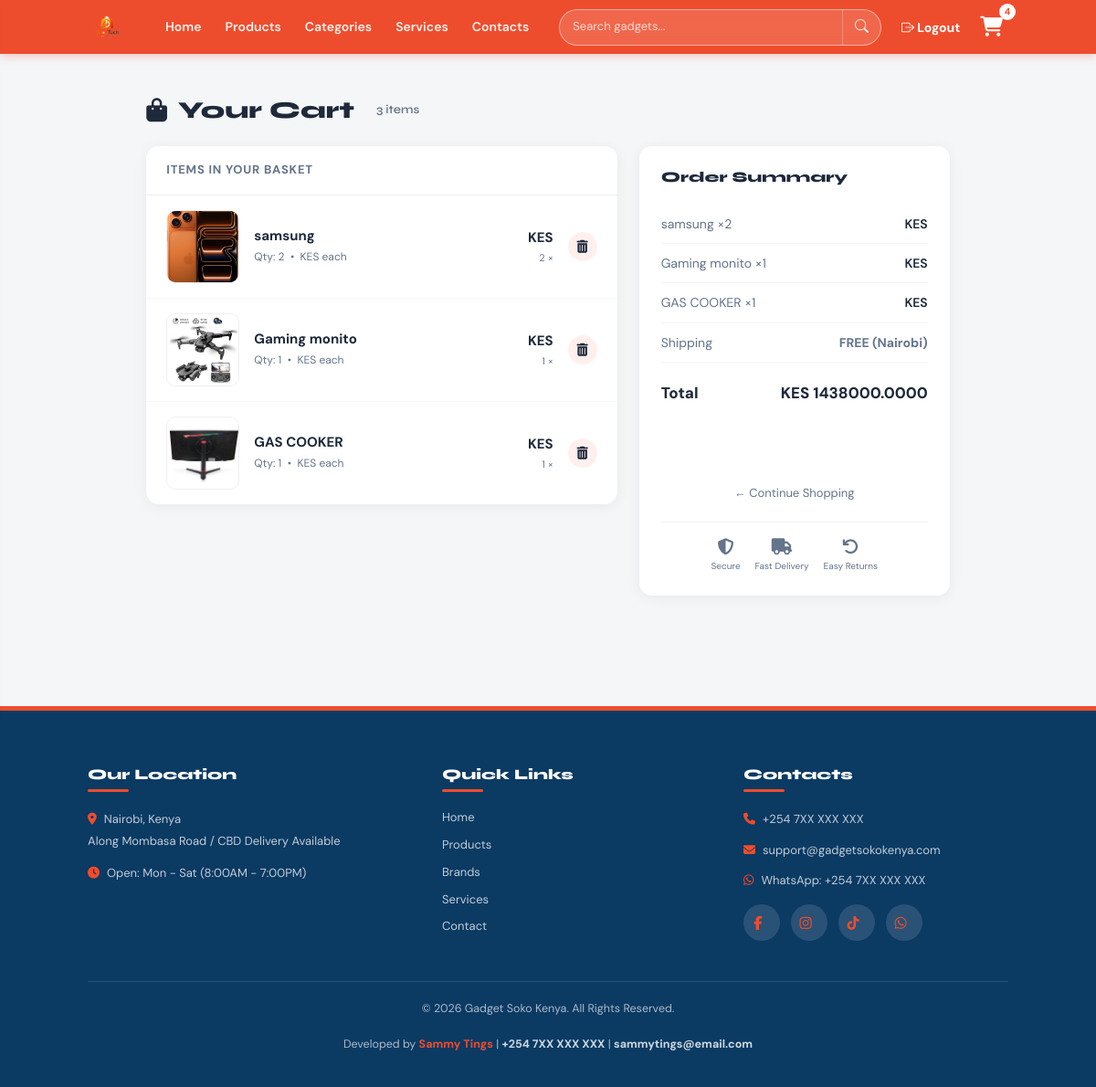
The page /cart/ (signed in) on the database its author committed.
### app/models.py (models this page shows, shortened)
class CartItem(models.Model):
    user = models.ForeignKey(User, on_delete=models.CASCADE, related_name="cart_items")
    product = models.ForeignKey(Product, on_delete=models.CASCADE)
    quantity = models.PositiveIntegerField(default=1)
    added_at = models.DateTimeField(default=now)
    session_id = models.CharField(max_length=100, null=True, blank=True)
    class Meta:
        unique_together = ('user', 'product')

class Product(models.Model):
    name = models.CharField(max_length=255)
    price = models.DecimalField(max_digits=10, decimal_places=2)
    discount = models.DecimalField(max_digits=4, decimal_places=2, default=0)
    shipping_fee = models.DecimalField(max_digits=10, decimal_places=2, default=0.00)
    stock = models.IntegerField()
    category = models.ForeignKey(Category, on_delete=models.CASCADE, related_name="products")
    brand = models.ForeignKey(Brand, on_delete=models.CASCADE, related_name='products', null=True, blank=True)
    image = models.ImageField(upload_to='products/', null=True, blank=True)
    specifications = models.TextField(blank=True)
    views = models.IntegerField(default=0)
    created_at = models.DateTimeField(auto_now_add=True)
    updated_at = models.DateTimeField(auto_now=True)
    discount_duration_hours = models.PositiveIntegerField(default=0)
    discount_start_time = models.DateTimeField(null=True, blank=True)
    @property
    def is_on_sale(self):
        if self.discount > 0 and self.discount_start_time and self.discount_duration_hours > 0:
            expiry_time = self.discount_start_time + timedelta(hours=self.discount_duration_hours)
            return timezone.now() < expiry_time
        return False
    @property
    def discounted_price(self):
        if self.is_on_sale and self.discount > 0:
            return self.price * (1 - self.discount / 100)
        return self.price
    @property
    def final_price(self):
        return self.discounted_price

class ProductImage(models.Model):
    product = models.ForeignKey(Product, on_delete=models.CASCADE, related_name='images')
    image = models.ImageField(upload_to='products/')
    views = models.IntegerField(default=0)
    class Meta:
        ordering = ['id']

### app/views.py (the view, shortened to what this page needs)
# urls.py: path('cart/', views.view_cart, name='view_cart'),
@login_required
@login_required
def view_cart(request):
    cart_items = CartItem.objects.filter(user=request.user).select_related('product')
    total = sum(item.quantity * item.product.final_price for item in cart_items)
    cart_count = sum(item.quantity for item in cart_items)
    return render(request, 'cart.html', {
        'cart_items': cart_items,
        'total': total,
        'cart_count': cart_count
    })

### app/context_processors.py (called while the page is built)
def cart_count(request):
    count = 0
    if request.user.is_authenticated:
        result = CartItem.objects.filter(user=request.user).aggregate(
            total=Sum('quantity')
        )
        count = result['total'] or 0
    return {'cart_count': count}

### app/templates/cart.html (shortened to what this page needs)
{% extends 'base_site.html' %}
{% load static %}
{% block content %}
<div class="cart-page">
    <h1 class="cart-heading">
        <i class="fas fa-shopping-bag"></i>
        Your Cart
        {% if cart_items %}
            <span class="cart-count-pill">{{ cart_items|length }} item{{ cart_items|length|pluralize }}</span>
        {% endif %}
    </h1>
    {% if cart_items %}
    <div class="cart-layout">
        <div>
            <div class="cart-card">
                <div class="cart-card-header">Items in your basket</div>
                {% for item in cart_items %}
                <div class="cart-row">
                    {% if item.product.images.first %}
                        <img src="{{ item.product.images.first.image.url }}" alt="{{ item.product.name }}">
                    {% else %}
                        <img src="{% static 'images/default.png' %}" alt="No image">
                    {% endif %}
                    <div>
                        <div class="cart-product-name">{{ item.product.name }}</div>
                        <div class="cart-product-sub">Qty: {{ item.quantity }} &nbsp;&bull;&nbsp; KES {{ item.price }} each</div>
                    </div>
                    <div class="cart-price">
                        KES {{ item.get_total }}
                        <small>{{ item.quantity }} &times; {{ item.price }}</small>
                    </div>
                    <a href="{% url 'remove_from_cart' item.id %}" class="remove-btn" title="Remove item">
                        <i class="fas fa-trash-alt"></i>
                    </a>
                </div>
                {% endfor %}
            </div>
        </div>
        <div class="summary-card">
            <h3>Order Summary</h3>
            {% for item in cart_items %}
            <div class="summary-line">
                <span>{{ item.product.name|truncatewords:3 }} &times;{{ item.quantity }}</span>
                <span>KES {{ item.get_total }}</span>
            </div>
            {% endfor %}
            <div class="summary-line">
                <span>Shipping</span>
                <span style="color:var(--brand-green); font-weight:700;">FREE (Nairobi)</span>
            </div>
            <div class="summary-total">
                <span>Total</span>
                <span>KES {{ total }}</span>
            </div>
            <a href="{% url 'check' %}" class="checkout-link">
                <i class="fas fa-lock"></i> Secure Checkout
            </a>
            <a href="{% url 'products' %}" class="continue-link">← Continue Shopping</a>
            <div class="trust-badges">
                <div class="trust-badge">
                    <i class="fas fa-shield-alt"></i>
                    <span>Secure</span>
                </div>
                <div class="trust-badge">
                    <i class="fas fa-truck"></i>
                    <span>Fast Delivery</span>
                </div>
                <div class="trust-badge">
                    <i class="fas fa-undo"></i>
                    <span>Easy Returns</span>
                </div>
            </div>
        </div>
    </div>
    {% endif %}
</div>
{% endblock %}

### app/templates/base_site.html (style rules this page uses)
:root { --primary: #ee4d2d; --primary-hover: #d73d1f; --navy: #0b3a63; --success: #00a650; --bg-light: #f4f6f8; --white: #ffffff; --text-main: #1e293b; --text-muted: #64748b; --border: #e2e8f0; --shadow-sm: 0 2px 8px rgba(0,0,0,0.06); --shadow-md: 0 10px 25px rgba(0,0,0,0.1); --radius-sm: 8px; --radius-md: 14px; --transition: all 0.3s cubic-bezier(0.4,0,0.2,1); }
*, *::before, *::after { box-sizing: border-box; margin: 0; padding: 0; }
html { scroll-behavior: smooth; }
body { font-family: 'DM Sans', 'Segoe UI', system-ui, sans-serif; background: var(--bg-light); color: var(--text-main); line-height: 1.6; overflow-x: hidden; min-height: 100vh; display: flex; flex-direction: column; }
a { text-decoration: none; color: inherit; transition: var(--transition); }
.remove-btn { background: transparent; border: none; font-size: 18px; color: #ccc; flex-shrink: 0; }

### app/templates/cart.html (style rules this page uses)
.cart-page { max-width: 960px; margin: 36px auto; padding: 0 4%; }
.cart-heading { font-family: 'Syne', sans-serif; font-size: 26px; font-weight: 800; color: var(--brand-navy); margin-bottom: 24px; display: flex; align-items: center; gap: 12px; }
.cart-heading i { color: var(--brand-orange); }
.cart-count-pill { font-size: 13px; font-weight: 600; background: var(--brand-light); color: var(--text-muted); padding: 4px 12px; border-radius: 20px; }
.cart-layout { display: grid; grid-template-columns: 1fr 340px; gap: 24px; align-items: start; }
.cart-card { background: var(--white); border-radius: 14px; box-shadow: 0 2px 16px rgba(0,0,0,0.06); overflow: hidden; }
.cart-card-header { padding: 16px 22px; border-bottom: 1px solid #f0f0f0; font-size: 13px; font-weight: 700; color: var(--text-muted); text-transform: uppercase; letter-spacing: 0.8px; }
.cart-row { display: grid; grid-template-columns: 80px 1fr auto auto; align-items: center; gap: 16px; padding: 16px 22px; border-bottom: 1px solid #f7f7f7; transition: background var(--transition); }
.cart-row:last-child { border-bottom: none; }
.cart-row img { width: 80px; height: 80px; object-fit: cover; border-radius: 10px; border: 1px solid #f0f0f0; }
.cart-product-name { font-weight: 700; font-size: 15px; color: var(--text-main); margin-bottom: 4px; line-height: 1.3; }
.cart-product-sub { font-size: 12px; color: var(--text-muted); }
.cart-price { font-weight: 700; font-size: 15px; color: var(--brand-navy); white-space: nowrap; text-align: right; }
.cart-price small { display: block; font-weight: 400; font-size: 11px; color: var(--text-muted); margin-top: 2px; }
.remove-btn { display: inline-flex; align-items: center; justify-content: center; width: 32px; height: 32px; border-radius: 50%; background: #fff0ee; color: var(--brand-orange); text-decoration: none; font-size: 14px; transition: all var(--transition); flex-shrink: 0; }
.summary-card { background: var(--white); border-radius: 14px; box-shadow: 0 2px 16px rgba(0,0,0,0.06); padding: 24px; position: sticky; top: 90px; }
.summary-card h3 { font-family: 'Syne', sans-serif; font-size: 16px; font-weight: 800; color: var(--brand-navy); margin-bottom: 20px; }
.summary-line { display: flex; justify-content: space-between; align-items: center; padding: 10px 0; font-size: 14px; color: var(--text-muted); border-bottom: 1px solid #f5f5f5; }
.summary-line span:last-child { color: var(--text-main); font-weight: 600; }
.summary-total { display: flex; justify-content: space-between; align-items: center; padding: 14px 0 0; margin-top: 6px; border-top: 2px solid var(--brand-light); font-size: 17px; font-weight: 800; color: var(--brand-navy); }
.summary-total span:last-child { color: var(--brand-orange); }
.checkout-link { display: flex; align-items: center; justify-content: center; gap: 10px; width: 100%; margin-top: 20px; background: var(--brand-orange); color: var(--white); text-decoration: none; font-weight: 700; font-size: 15px; padding: 15px; border-radius: 10px; transition: background var(--transition), transform var(--transition); }
.continue-link { display: block; text-align: center; margin-top: 12px; font-size: 13px; color: var(--text-muted); text-decoration: none; transition: color var(--transition); }
.trust-badges { display: flex; justify-content: center; gap: 16px; margin-top: 20px; padding-top: 18px; border-top: 1px solid #f0f0f0; }
.trust-badge { display: flex; flex-direction: column; align-items: center; gap: 4px; font-size: 10px; color: var(--text-muted); text-align: center; }
.trust-badge i { font-size: 18px; color: var(--brand-green); }

### rows shown on the page
CartItem: product.images.first.image (picture), product.name "samsung", quantity "2"
CartItem: product.images.first.image (picture), product.name "Gaming monito", quantity "1"
CartItem: product.images.first.image (picture), product.name "GAS COOKER", quantity "1"

### other values the page prints
{{ cart_count|default:0 }} "4"
{{ cart_items|length }} "3"
{{ total }} "1438000.0000"
{{ year|default:"2026" }} "2026"
